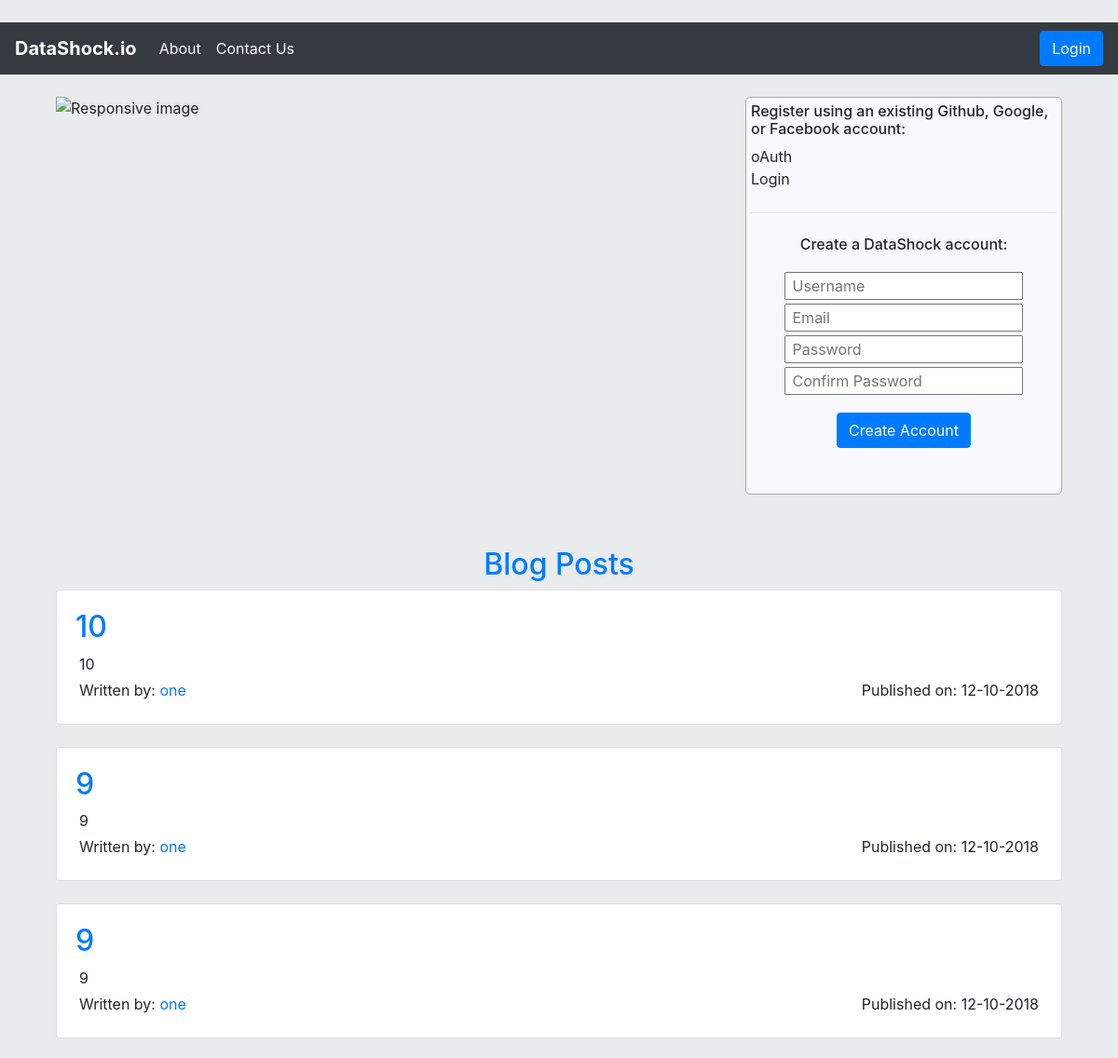
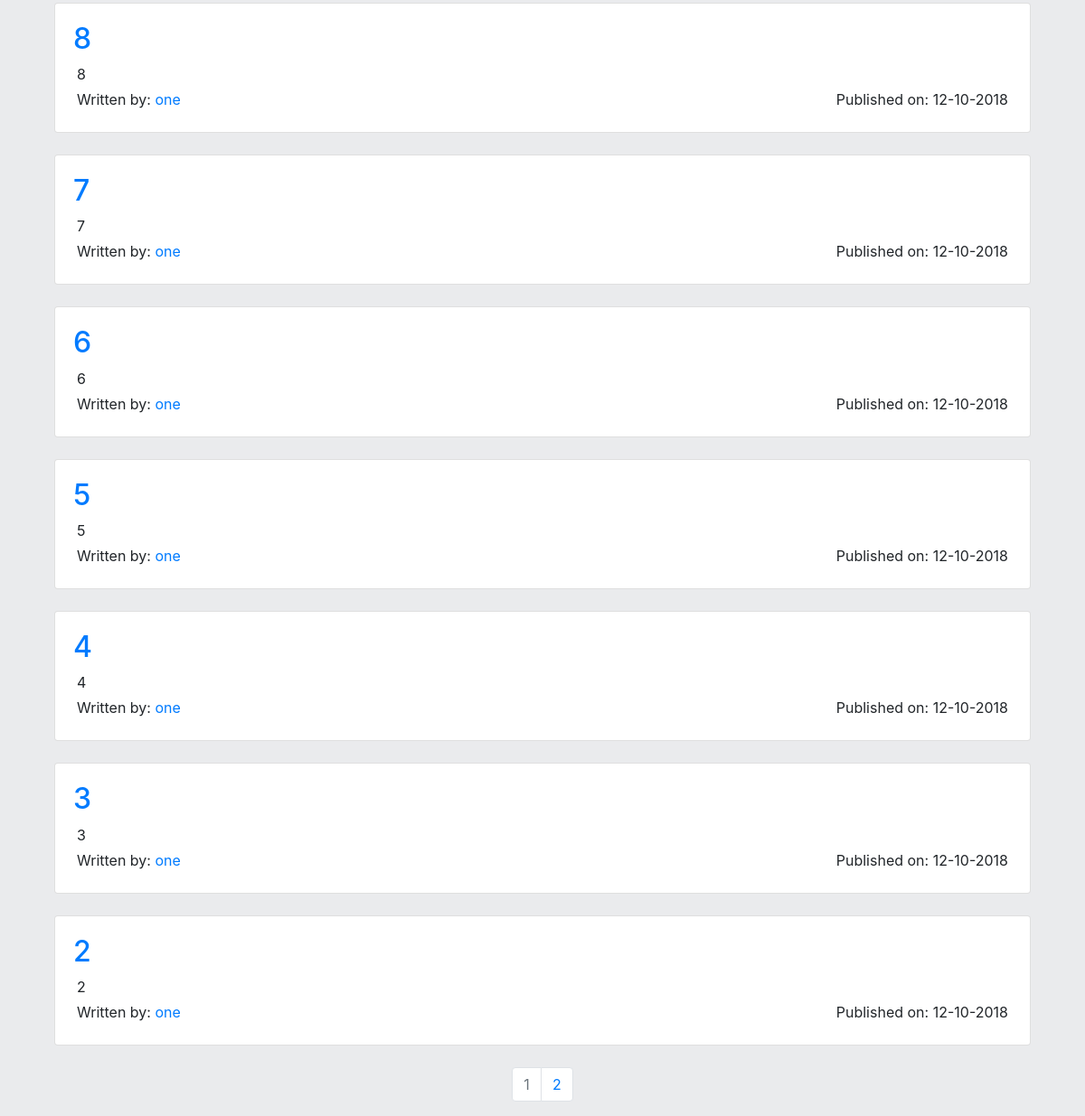
Before: / with the older database file (2 pictures, top to bottom).
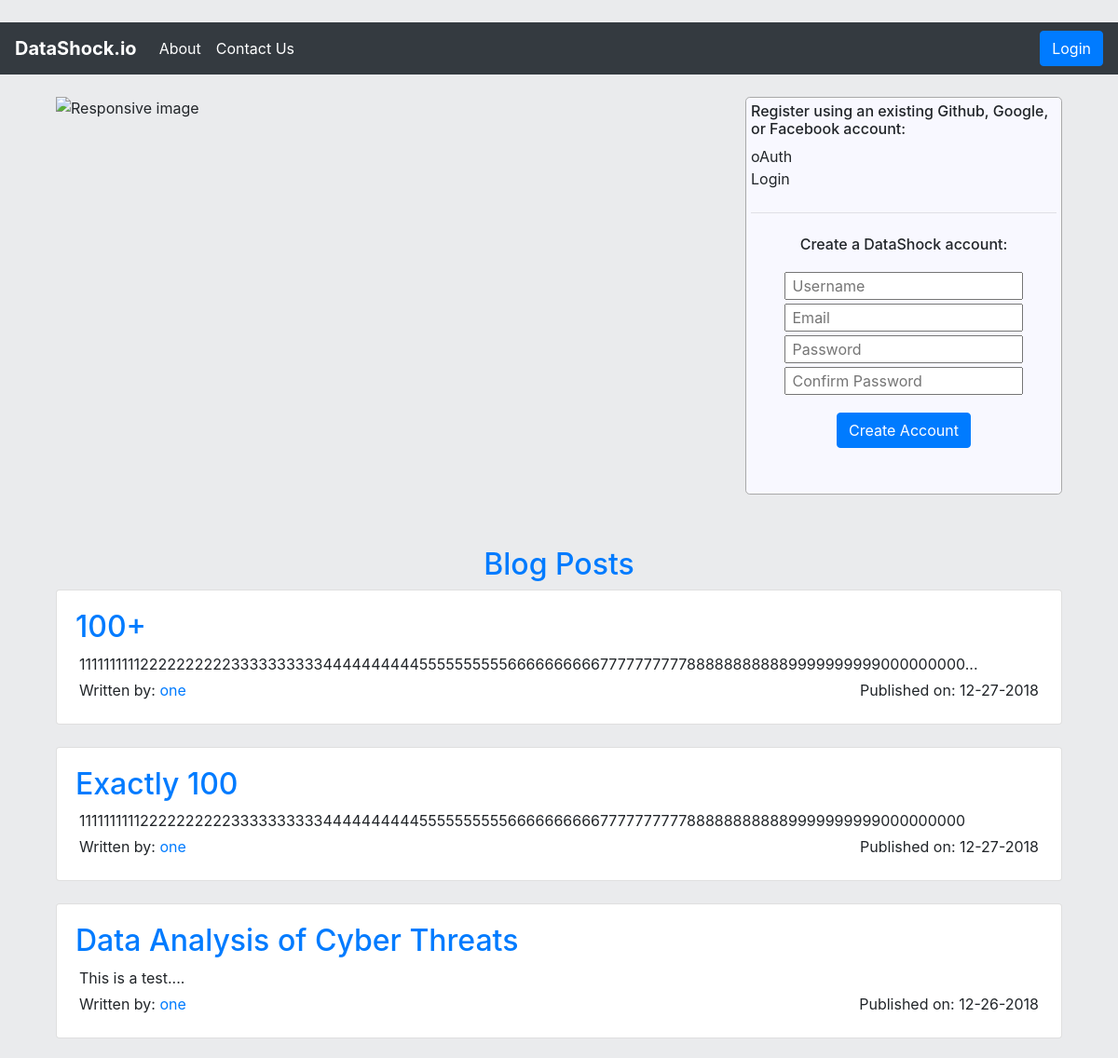
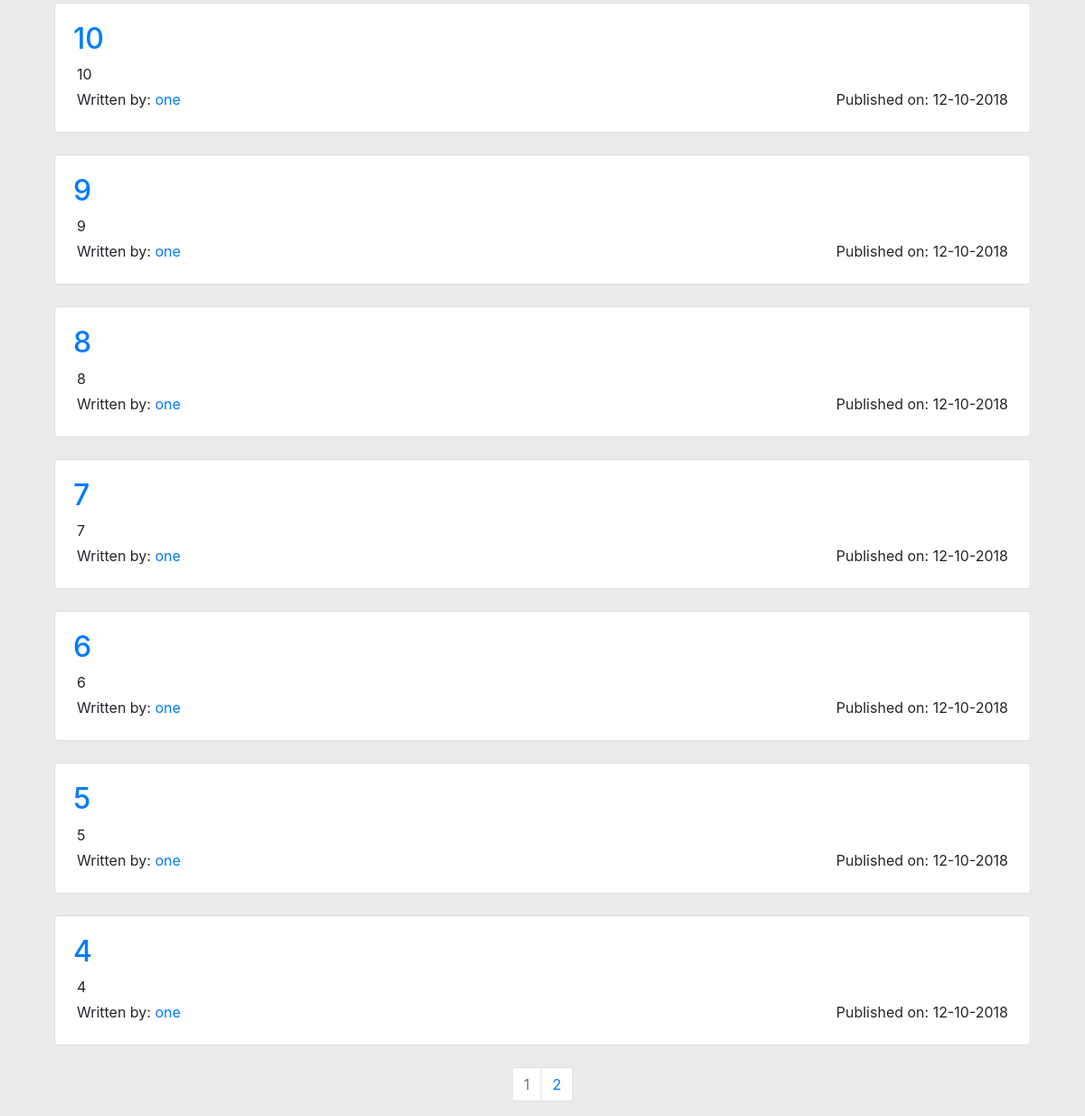
After: the same page with the newer database file (2 pictures, top to bottom).
### blogresume/models.py (models this page shows, shortened)
class BlogPost(db.Model):
    __tablename__ = 'blog_posts'
    users = db.relationship(User)
    id = db.Column(db.Integer, primary_key=True)
    user_id = db.Column(db.Integer, db.ForeignKey('users.id'), nullable=False)
    date = db.Column(db.DateTime, nullable=False, default=datetime.utcnow)
    title = db.Column(db.String(140),nullable=False)
    text = db.Column(db.Text, nullable=False)

class User(db.Model, UserMixin):
    __tablename__ = 'users'
    id = db.Column(db.Integer, primary_key=True)
    profile_image = db.Column(db.String(64), nullable=False, default='default_profile.png')
    email = db.Column(db.String(64), unique=True, index=True)
    username = db.Column(db.String(64), unique=True, index=True) #makes column an index that can be used
    password_hash = db.Column(db.String(128))
    posts = db.relationship('BlogPost', backref='author', lazy=True)

### blogresume/core/views.py (the view, shortened to what this page needs)
@core.route('/', methods=['GET', 'POST'])
def index():
    page = request.args.get('page', 1, type=int)
    blog_posts = BlogPost.query.order_by(BlogPost.date.desc()).paginate(page=page, per_page=10)
    form = RegistrationForm()
    loginForm = LoginForm()
    if form.validate_on_submit():
        user = User(email=form.email.data, username=form.username.data, password=form.password.data)
        db.session.add(user)
        db.session.commit()
        return redirect(url_for('users.login'))
    return render_template('index.html', blog_posts=blog_posts, form=form, loginForm=loginForm)

### blogresume/users/forms.py (shortened to what this page needs)
class RegistrationForm(FlaskForm):
    email = StringField('Email', validators=[DataRequired(), Email()])
    username = StringField('Username', validators=[DataRequired()])
    password = PasswordField('Password', validators=[DataRequired(), EqualTo('password_confirm', message="Please try again. The passwords provided do not match.")])
    password_confirm = PasswordField('Confirm Password', validators=[DataRequired()])
    submit = SubmitField('Create Account')

class LoginForm(FlaskForm):
    email = StringField('Email', validators=[DataRequired(), Email()])
    password = PasswordField('Password', validators=[DataRequired()])
    submit = SubmitField('Login')

### blogresume/templates/index.html (shortened to what this page needs)
{% extends "base.html" %}
{% block content %}
<br />
<div class="container-fluid">
    <div class="row">
        <div class="col-sm-8">
            <img src="{{url_for('static',filename='website_pics/landing_background.jpg')}}" class="img-fluid" alt="Responsive image" />
        </div>
        <div class="col-sm-4">
            <div class="jumbotron">
                <h6>Register using an existing Github, Google, or Facebook account:</h6>
                oAuth
                <br />
                Login
                <br />
                <hr class="my-4" />
                <p class="med-space"><h6 class="text-center">Create a DataShock account:</h6></p>
                <form method="POST">
                    <p class="text-center med-space">{{form.username(placeholder=" Username")}}</p>
                    <p class="text-center">{{form.email(placeholder=" Email")}}</p>
                    <p class="text-center">{{form.password(placeholder=" Password")}}</p>
                    <p class="text-center">{{form.password_confirm(placeholder=" Confirm Password")}}</p>
                    <p class="text-center med-space">{{form.submit(class="btn btn-primary")}}</p>
                    <br />
                </form>
            </div>
        </div>
    </div>
</div>
<br />
<h2 class="text-center text-primary">Blog Posts</h2>
<div class="container">
    {% for post in blog_posts.items %}
    <div class="card" style="width: 67.5rem;">
        <div class="card-body">
            <h2><a class="card-title" href="{{url_for('blog_posts.blog_post', blog_post_id=post.id)}}">{{post.title}}</a></h2>
            <p>
                {% if post.text|length > 100 %}
                {{post.text[:100]}}...
                {% else %}
                {{post.text[:100]}}
                {% endif %}
            </p>
            <p>
                Written by: <a href="{{url_for('users.user_post', username=post.author.username)}}">{{post.author.username}}</a>
                <span style="float:right">Published on: {{post.date.strftime('%m-%d-%Y')}}</span>
            </p>
        </div>
    </div>
    <br />
    {% endfor %}
</div>
<nav aria-label="Page navigation example">
    <ul class="pagination justify-content-center">
        {% for page_num in blog_posts.iter_pages(left_edge=1, right_edge=1, left_current=1,right_current=2) %}
        {% if blog_posts.page == page_num %}
        <li class="page-item disabled">
            <a class="page-link" href="{{url_for('core.index', page=page_num)}}">{{page_num}}</a>
        </li>
        {% else %}
        <li class="page-item">
            <a class="page-link" href="{{url_for('core.index', page=page_num)}}">{{page_num}}</a>
        </li>
        {% endif %}
        {% endfor %}
    </ul>
</nav>
{% endblock %}

Changed rows visible on the page:
removed BlogPost: title "9", text "9", author.username "one", date "12-10-2018"
no longer on this page (row unchanged): BlogPost: title "3", text "3", author.username "one", date "12-10-2018"
no longer on this page (row unchanged): BlogPost: title "2", text "2", author.username "one", date "12-10-2018"
added BlogPost: title "100+", text "1111111111222222222233333333334444444444555555555566666666667777777777888888888889999999999000000000", author.username "one", date "12-27-2018"
added BlogPost: title "Exactly 100", text "1111111111222222222233333333334444444444555555555566666666667777777777888888888889999999999000000000", author.username "one", date "12-27-2018"
added BlogPost: title "Data Analysis of Cyber Threats", text "This is a test....", author.username "one", date "12-26-2018"
